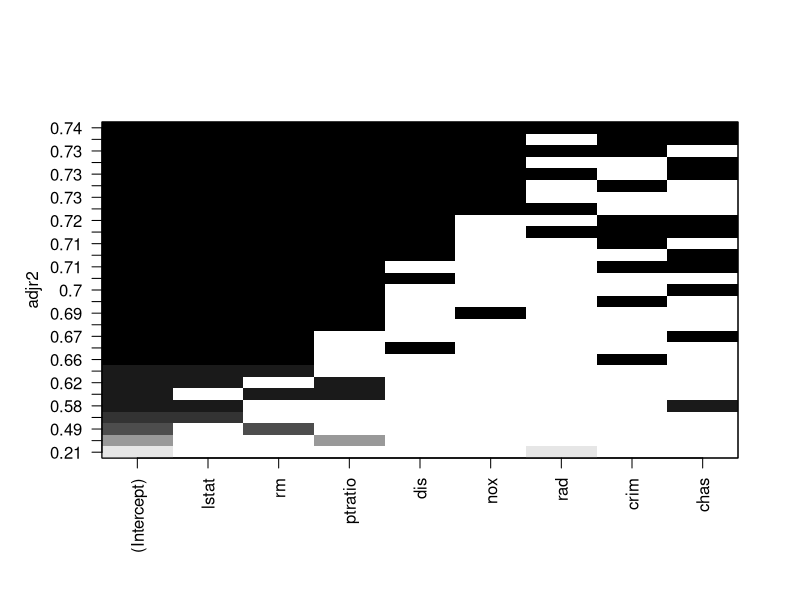
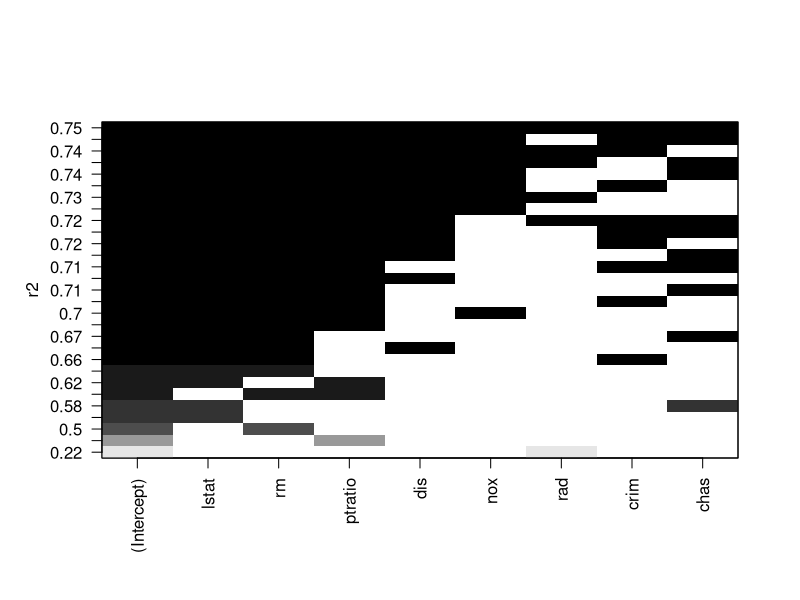
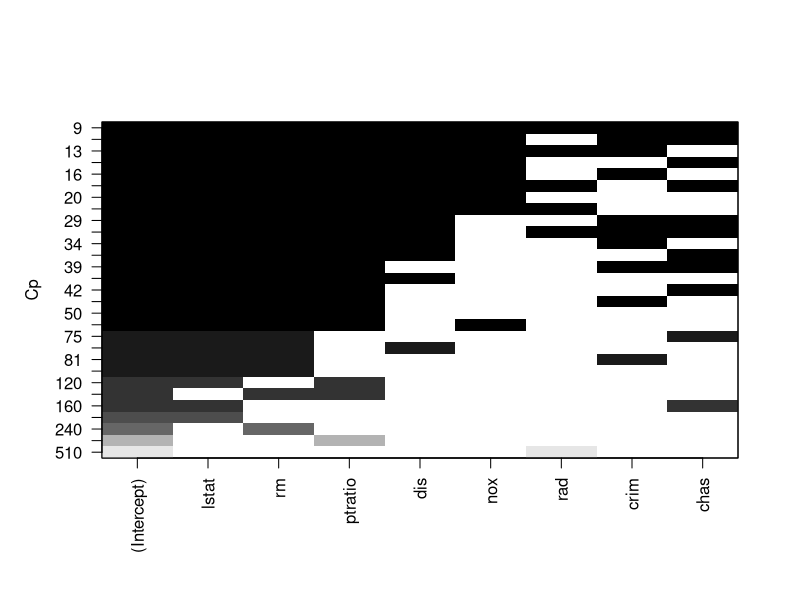
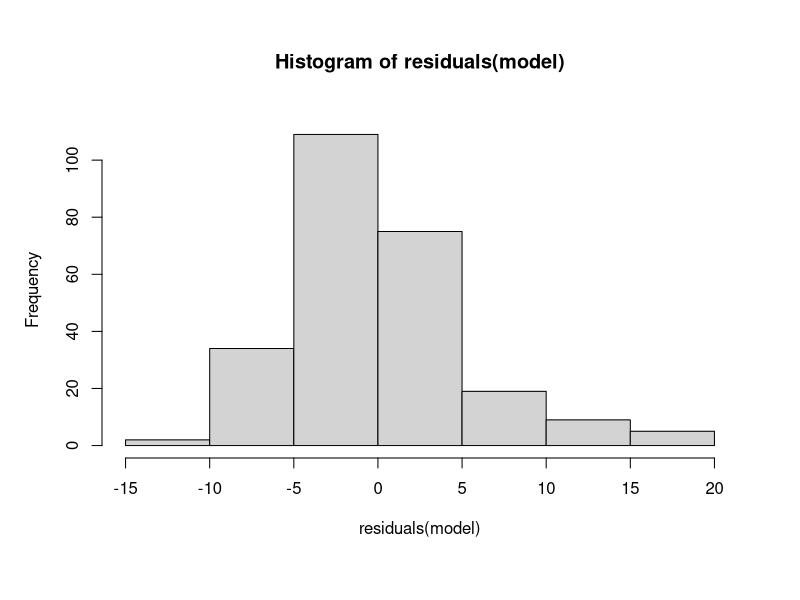
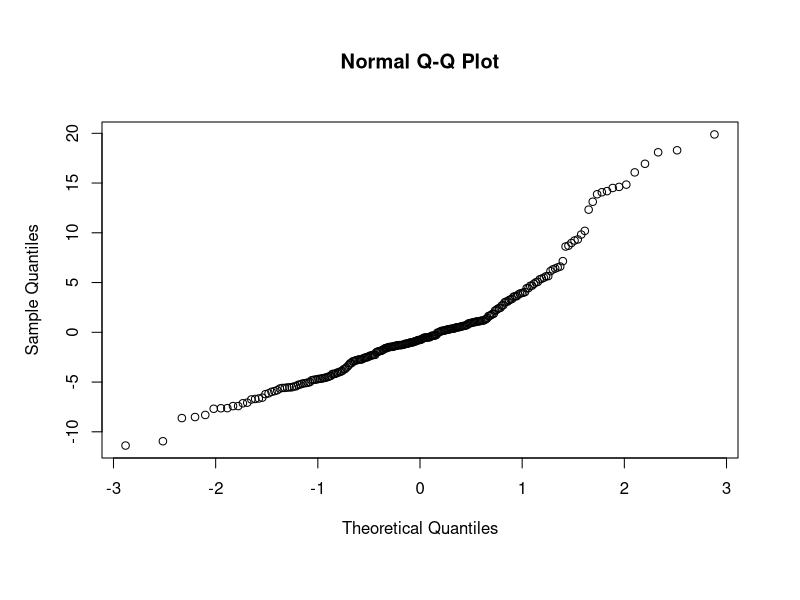
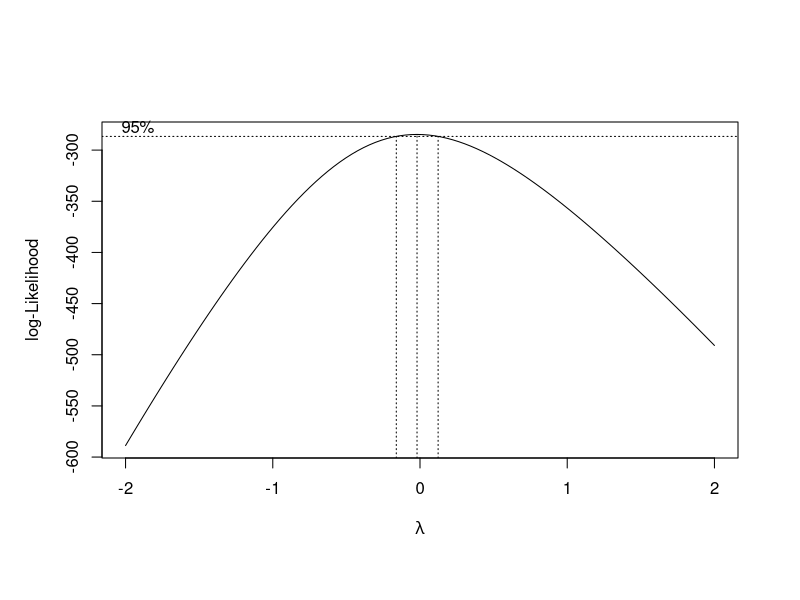
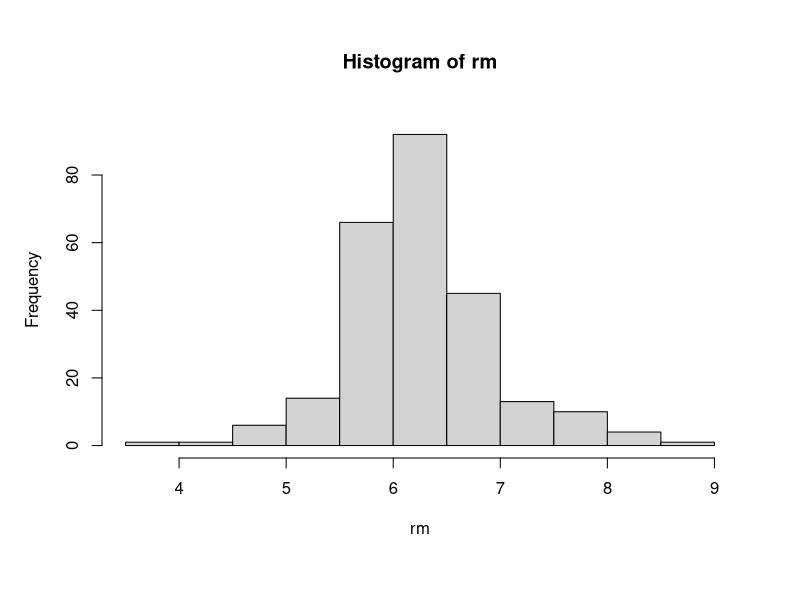
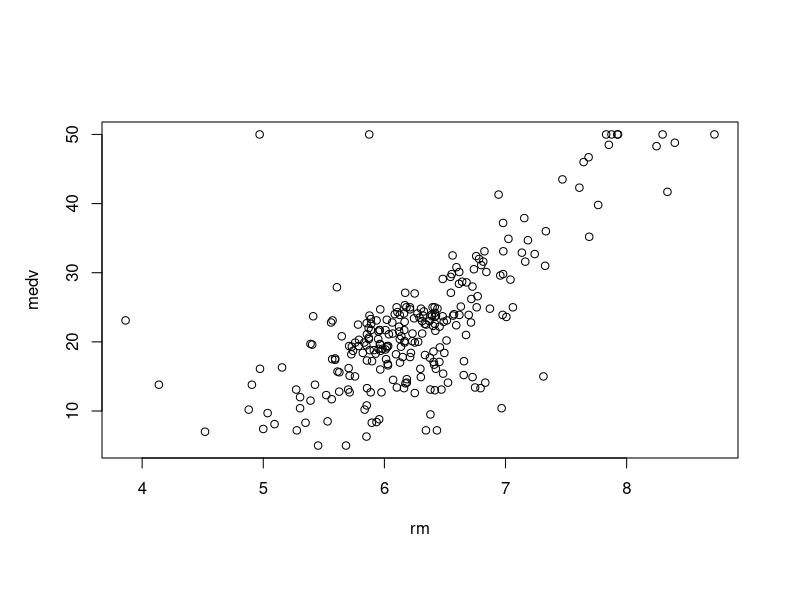

The R source for these figures, in order:
library(MASS)
library(leaps)

# upload data that is available online
data(Boston,package="MASS")
data<-Boston
# take a look at the data
head(data)

# calculate 50% of the sample size for training
smp_size <- floor(0.5 * nrow(data))
# set the seed to make your partition reproductible
set.seed(12)
# randomly pick 50% of the sample size for training 
train_ind <- sample(seq_len(nrow(data)), size = smp_size)
# save training/testing data
train <- data[train_ind, ]
test <- data[-train_ind, ]

# pick training data and look at it more closely
attach(train)
summary(train)
head(train)

# Use Forward/Backward Selection for preliminary filtering
Null_Model<-lm(medv~1, data=data.frame(train[,1:13]))
Full_Model<-lm(medv~., data=data.frame(train[,1:13]))
step(Null_Model, scope=list(lower=Null_Model, upper=Full_Model), direction="forward", k=log(54))
#lm(formula = medv ~ lstat + rm + ptratio + dis + nox + rad + crim + chas, data = data.frame(train[, 1:13]))

# Use Forward/Backward Selection for preliminary filtering
Full_Model<-lm(medv~., data=data.frame(train[,1:13]))
step(Full_Model, direction="backward", k=log(54))
#lm(formula = medv ~ crim + zn + chas + nox + rm + dis + rad + tax + ptratio + lstat, data = data.frame(train[, 1:13]))


# according to backward + zn, tax
# according to forward feature selection
# drop zn, indus, age, tax, black 
model<-lm(medv ~ lstat + ptratio + dis + nox + rad + crim + chas)
summary(model)
# Multiple R-squared:  0.6884
# According to the test errors are not normally distributed, p-value = 6.208e-09
shapiro.test(model$residuals)
# need to achieve p-value>0.05 for the test while keeping R^2 high enough

# Feature selection using different criteria such as R^2, adjusted R^2 and Cp 
leaps<-regsubsets(medv ~ lstat + rm + ptratio + dis + nox + rad + crim + chas, data=data.frame(train), nbest=4)
plot(leaps, scale="adjr2")
plot(leaps, scale="r2")
plot(leaps, scale="Cp")
# No need to drop any of the features according to the criterias above

# Looking at the residuals
hist(residuals(model))
qqnorm(residuals(model))
# Residuals are not normally distributed, checking for response transformation
boxcox(model)
# Since alpha is near 0 natural logarithmic transformation may be helpful

# log(medv) p-value = 5.665e-06
model<-lm(log(medv) ~ lstat + rm + ptratio + dis + nox + rad + crim + chas)
summary(model)
# Multiple R-squared:  0.7842 has increased after transformation
shapiro.test(model$residuals)
# p-value = 5.665e-06 also increased significantly

# examining rm and it's relationship with the response
hist(rm)
plot(rm, medv)

# checking conditions if we exclude rm 
model<-lm(log(medv) ~ lstat + ptratio + dis + nox + rad + crim + chas)
summary(model)
#Multiple R-squared:  0.771 one percent decrease seems to be not significant
shapiro.test(model$residuals)
# p-value = 0.01026 increased significantly


# looking at ptratio, need for transformation and it's relationship with the response
hist(ptratio)
plot(ptratio, log(medv))
plot(log(ptratio), log(medv))

# looking at dis, need for transformation and it's relationship with the response
hist(dis)
plot(dis, log(medv))
plot(log(dis), log(medv))
# we may need to apply log(dis) transformation to strengthen linear relationship between it and the response

# applying log(dis) 
model<-lm(log(medv) ~ lstat+ ptratio + log(dis) + nox + rad + crim + chas)
summary(model)
# Multiple R-squared:  0.782 has increased a bit
shapiro.test(model$residuals)
# p-value = 0.05398 increased considerably


# looking at rad, need for transformation and it's relationship with the response
hist(rad)
plot(rad, log(medv))
plot(log(rad), log(medv))
# we may need to apply log(dis) transformation to strengthen linear relationship between it and the response

# applying log(rad)
model<-lm(log(medv) ~ lstat+ ptratio + log(dis) + nox + log(rad) + crim + chas)
summary(model)
# Multiple R-squared:  0.7832 has increased a little bit
shapiro.test(model$residuals)
# normality p-value = 0.1396 also increased considerably
# We may end feature selection since both of the main criterias: high R^2 and normality p-value are satisfied

# Now let's check generalization performance of our model by matrix approach
# first load the predictors and response data into X and Y respectively
X<-matrix(c(rep(1,253), lstat, ptratio, log(dis), nox, log(rad), crim, chas), ncol=8, byrow=FALSE)
Y<-log(medv)
# then calculate and look at the weights of the model
b<-solve(t(X)%*%X)%*%t(X)%*%Y
print(b)
# then calculate hat matrix and residuals by using transformation to get original scale
H<-X%*%solve(t(X)%*%X)%*%t(X)
e<-exp(Y)-exp(H%*%Y)
# finally calculate Mean Squared Error=22.38
SSE=t(e)%*%e
MSE<-SSE/244
MSE

# Now apply obtained model on the test data
attach(test)
# initialize x and y as predictors and response
x<-matrix(c(rep(1,253), lstat, ptratio, log(dis), nox, log(rad), crim, chas), ncol=8, byrow=FALSE)
y<-log(medv)
# calculate transformed residuals and Mean Squared Prediction Error=24.18
res<-exp(y)-exp(x%*%b)
SSPR=t(res)%*%res
MSPR<-SSPR/245
MSPR
# Now check generalization performance
MSPR/MSE-1
# 8 percent difference in errors shows that generalization performance of our model is very good
